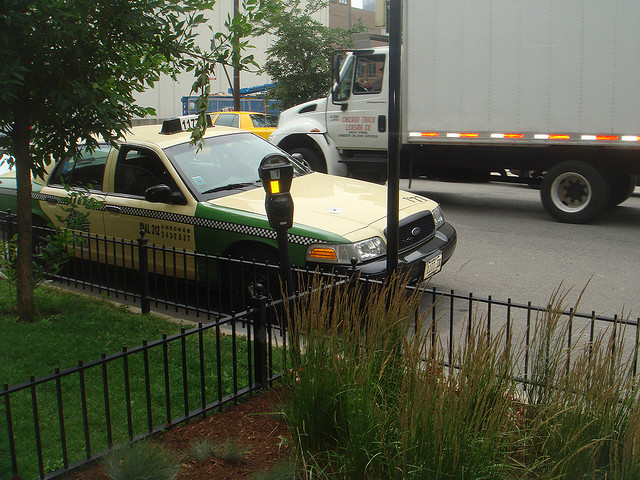
#> input picture dirty_RL/data/000000000001.jpg, 640 x 480 px
$ python retina_transform.py ../data/000000000001.jpg
#> lines starting #> are read from the running program, lines starting #| are printed output that depends on the picture
# This file contains modified code that was created by Zhibo Yang and hosted
# on GitHub here: https://github.com/ouyangzhibo/Image_Foveation_Python.
#
# Full details of the license can be found in optimized_foveation_using_rl
# project repo's LICENSE file.

import cv2
import numpy as np
import sys

def genGaussiankernel(width, sigma):
    x = np.arange(-int(width/2), int(width/2)+1, 1, dtype=np.float32)
    x2d, y2d = np.meshgrid(x, x)
    kernel_2d = np.exp(-(x2d ** 2 + y2d ** 2) / (2 * sigma ** 2))
    kernel_2d = kernel_2d / np.sum(kernel_2d)
    return kernel_2d

def pyramid(im, sigma=1, prNum=6):
    height_ori, width_ori, ch = im.shape
    G = im.copy()
    pyramids = [G]

    # gaussian blur
    Gaus_kernel2D = genGaussiankernel(5, sigma)

    # downsample
    for i in range(1, prNum):
        G = cv2.filter2D(G, -1, Gaus_kernel2D)
        height, width, _ = G.shape
        G = cv2.resize(G, (int(width/2), int(height/2)))
        pyramids.append(G)


    # upsample
    for i in range(1, 6):
        curr_im = pyramids[i]
        for j in range(i):
            if j < i-1:
                im_size = (curr_im.shape[1]*2, curr_im.shape[0]*2)
            else:
                im_size = (width_ori, height_ori)
            curr_im = cv2.resize(curr_im, im_size)
            curr_im = cv2.filter2D(curr_im, -1, Gaus_kernel2D)
        pyramids[i] = curr_im

    return pyramids

def foveat_img(im, fixs, p, k, alpha):
    """
    im: input image

    fixs: sequences of fixations of form [(x1, y1), (x2, y2), ...]

    p: number of pixels a person can see in a degree of a visual angle.
    Ultimately this appears to be used to calculate the visual angle given
    some fixation point. A narrower visual angle corresponds to less being
    seen by the high-res portion of the fovea.

    k: a bandwidth that is ultimately used to calculate i, the layer number.
    This appears to influence the count of full-resolution pixels. p should
    be varied in such a way that it never goes too far below k, to the point
    where the image may be imperceptible.

    alpha: the half-height angle. When this angle equals the viewing angle,
    the image becomes roughly half the resolution of the fixation center.
    This appears to be set to 2.5 by default to "approximate the actal acuity
    of the human retina".

    This function outputs the foveated image with given input image and fixations,
    as well as the number of full resolution pixels.
    """
    sigma=0.248
    prNum = 6
    As = pyramid(im, sigma, prNum)
    height, width, _ = im.shape

    x = np.arange(0, width, 1, dtype=np.float32)
    y = np.arange(0, height, 1, dtype=np.float32)
    x2d, y2d = np.meshgrid(x, y)
    theta = np.sqrt((x2d - fixs[0][0]) ** 2 + (y2d - fixs[0][1]) ** 2) / p
    for fix in fixs[1:]:
        theta = np.minimum(theta, np.sqrt((x2d - fix[0]) ** 2 + (y2d - fix[1]) ** 2) / p)
    R = alpha / (theta + alpha)

    Ts = []
    for i in range(1, prNum):
        Ts.append(np.exp(-((2 ** (i-3)) * R / sigma) ** 2 * k))
    Ts.append(np.zeros_like(theta))

    # omega
    omega = np.zeros(prNum)
    for i in range(1, prNum):
        omega[i-1] = np.sqrt(np.log(2)/k) / (2**(i-3)) * sigma

    omega[omega>1] = 1

    # layer index
    layer_ind = np.zeros_like(R)
    for i in range(1, prNum):
        ind = np.logical_and(R >= omega[i], R <= omega[i - 1])
        layer_ind[ind] = i

    # B
    Bs = []
    for i in range(1, prNum):
        Bs.append((0.5 - Ts[i]) / (Ts[i-1] - Ts[i] + 1e-5))

    # M
    Ms = np.zeros((prNum, R.shape[0], R.shape[1]))

    for i in range(prNum):
        ind = layer_ind == i
        if np.sum(ind) > 0:
            if i == 0:
                Ms[i][ind] = 1
            else:
                Ms[i][ind] = 1 - Bs[i-1][ind]

        ind = layer_ind - 1 == i
        if np.sum(ind) > 0:
            Ms[i][ind] = Bs[i][ind]

    num_full_res_pixels = np.sum(Ms[0] == 1)
    # print('num of full-res pixel', num_full_res_pixels)
    # generate periphery image
    im_fov = np.zeros_like(As[0], dtype=np.float32)
    for M, A in zip(Ms, As):
        for i in range(3):
            im_fov[:, :, i] += np.multiply(M, A[:, :, i])

    im_fov = im_fov.astype(np.uint8)
    return im_fov, num_full_res_pixels


if __name__ == "__main__":
    if len(sys.argv) != 2:
        print("Wrong format: python retina_transform.py [image_path]")
        exit(-1)

    im_path = sys.argv[1]
    im = cv2.imread(im_path)
#> im is the input picture: shape (480, 640, 3); mean B, G, R 69.9, 87.5, 84.4
    # im = cv2.resize(im, (512, 320), cv2.INTER_CUBIC)
    xc, yc = int(im.shape[1]/2), int(im.shape[0]/2)
#> xc = 320; yc = 240

    # compute coef
    p = 15
    k = 6
    alpha = 3

    im = foveat_img(im, [(xc, yc)], p, k, alpha)
#> the loop in pyramid, `for i in range(1, prNum):` made 5 passes
#> pass 1, in pyramid, `G = cv2.resize(G, (int(width/2), int(height/2)))`:
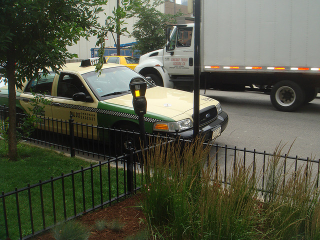
#> G: shape (240, 320, 3); mean B, G, R 70.1, 87.7, 84.5
#> pass 2, in pyramid, `G = cv2.resize(G, (int(width/2), int(height/2)))`:
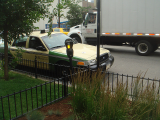
#> G: shape (120, 160, 3); mean B, G, R 70.2, 87.8, 84.6
#> pass 3, in pyramid, `G = cv2.resize(G, (int(width/2), int(height/2)))`:
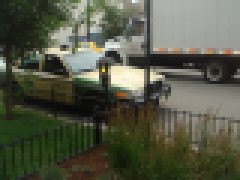
#> G: shape (60, 80, 3) (shown 3 times larger); mean B, G, R 70.3, 87.9, 84.8
#> after the loop in pyramid, `for i in range(1, prNum):`: pyramids = 6 items
#> after the loop in foveat_img, `for fix in fixs[1:]:`:
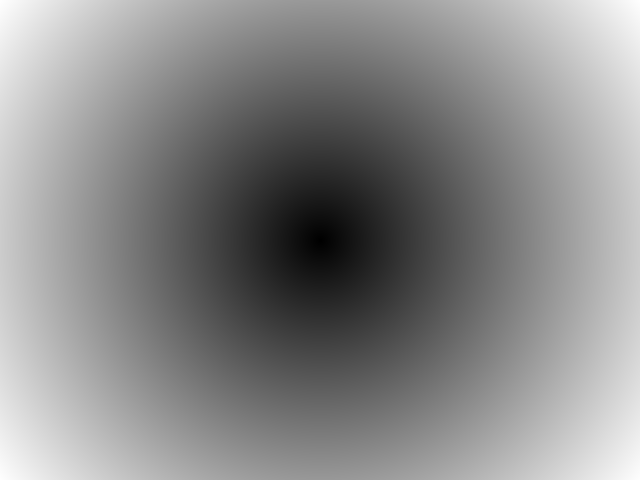
#> theta: shape (480, 640) float32; min 0, max 26.67, mean 14.4; drawn with min black and max white
#> after the loop in foveat_img, `for i in range(1, prNum):`:
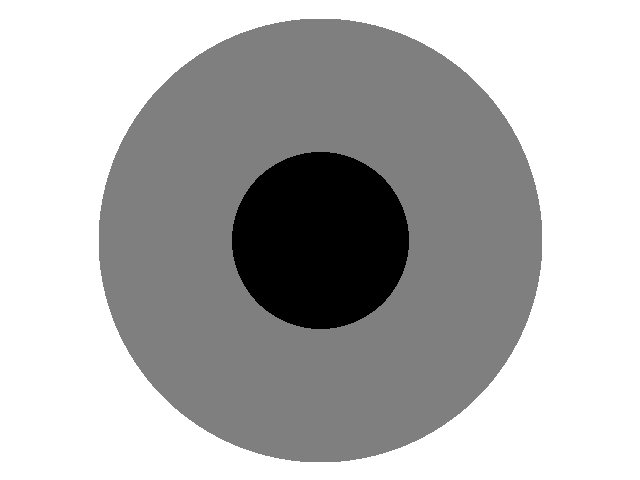
#> layer_ind: shape (480, 640) float32; min 0, max 2, mean 1.42; drawn with min black and max white
#> the loop in foveat_img, `for M, A in zip(Ms, As):` made 6 passes
#> after the loop in foveat_img, `for M, A in zip(Ms, As):`:
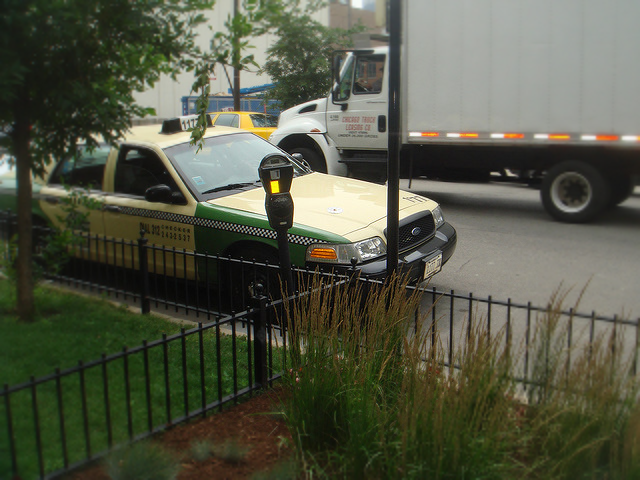
#> im_fov: shape (480, 640, 3) float32; mean of channels 0, 1, 2 70, 87.6, 84.5; drawn as B, G, R

    cv2.imwrite(im_path.split('.')[0]+'_RT.jpg', im)

$ run again, on dirty_RL/data/000000000019.jpg
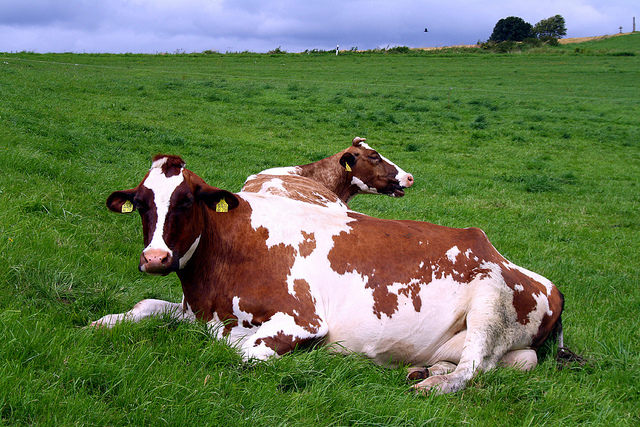
#> input picture dirty_RL/data/000000000019.jpg, 640 x 427 px
#> im is the input picture: shape (427, 640, 3); mean B, G, R 78.7, 118.4, 100.2
#> after the loop in pyramid, `for i in range(1, prNum):`: pyramids = 6 items
#> after the loop in foveat_img, `for i in range(1, prNum):`:
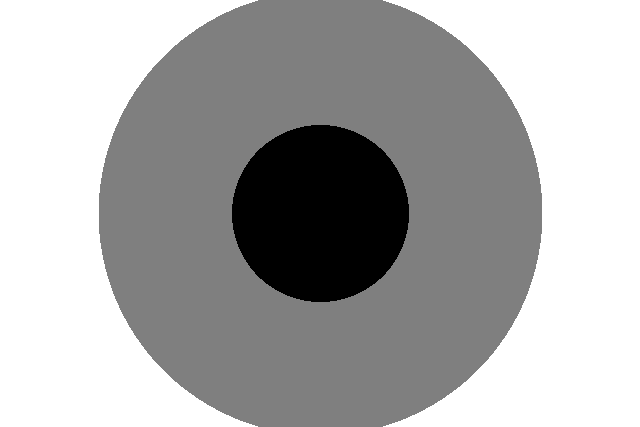
#> layer_ind: shape (427, 640) float32; min 0, max 2, mean 1.35; drawn with min black and max white
#> the loop in foveat_img, `for M, A in zip(Ms, As):` made 6 passes
#> after the loop in foveat_img, `for M, A in zip(Ms, As):`:
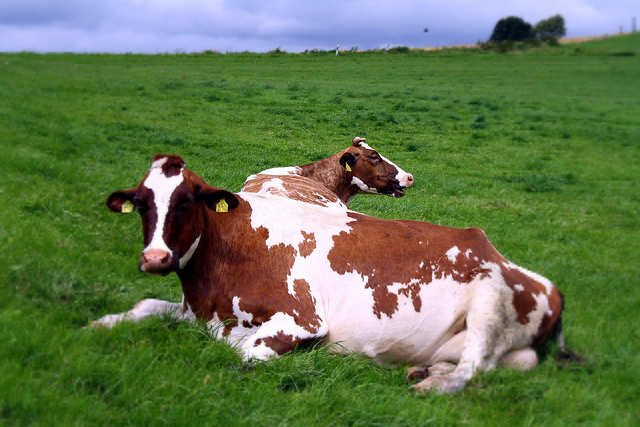
#> im_fov: shape (427, 640, 3) float32; mean of channels 0, 1, 2 78.5, 118.2, 100; drawn as B, G, R

$ run again, on dirty_RL/data/000000000057.jpg
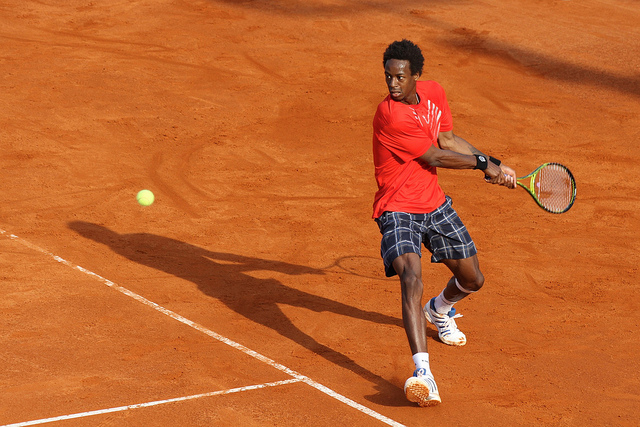
#> input picture dirty_RL/data/000000000057.jpg, 640 x 427 px
#> im is the input picture: shape (427, 640, 3); mean B, G, R 44.7, 100, 192.9
#> the loop in pyramid, `for i in range(1, prNum):` made 5 passes
#> pass 1, in pyramid, `G = cv2.resize(G, (int(width/2), int(height/2)))`:
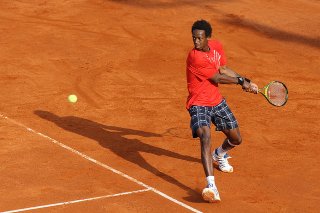
#> G: shape (213, 320, 3); mean B, G, R 44.6, 99.9, 192.7
#> after the loop in pyramid, `for i in range(1, prNum):`: pyramids = 6 items
#> after the loop in foveat_img, `for i in range(1, prNum):`:
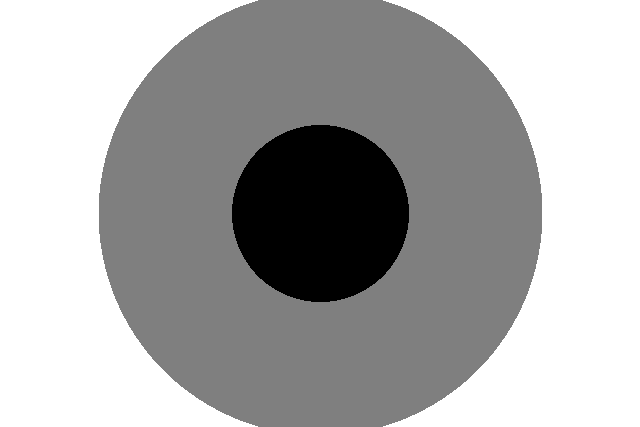
#> layer_ind: shape (427, 640) float32; min 0, max 2, mean 1.35; drawn with min black and max white
#> the loop in foveat_img, `for M, A in zip(Ms, As):` made 6 passes

$ run again, on dirty_RL/data/000000000063.jpg
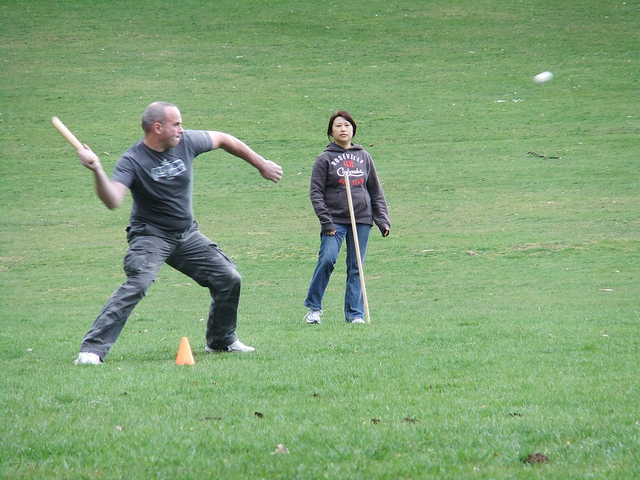
#> input picture dirty_RL/data/000000000063.jpg, 640 x 480 px
#> im is the input picture: shape (480, 640, 3); mean B, G, R 118.8, 164.3, 130.8
#> the loop in pyramid, `for i in range(1, prNum):` made 5 passes
#> pass 2, in pyramid, `G = cv2.resize(G, (int(width/2), int(height/2)))`:
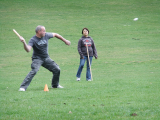
#> G: shape (120, 160, 3); mean B, G, R 119.1, 164.6, 131
#> pass 3, in pyramid, `G = cv2.resize(G, (int(width/2), int(height/2)))`:
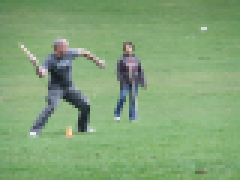
#> G: shape (60, 80, 3) (shown 3 times larger); mean B, G, R 119.2, 164.7, 131.2
#> after the loop in pyramid, `for i in range(1, prNum):`: pyramids = 6 items
#> the loop in foveat_img, `for M, A in zip(Ms, As):` made 6 passes
